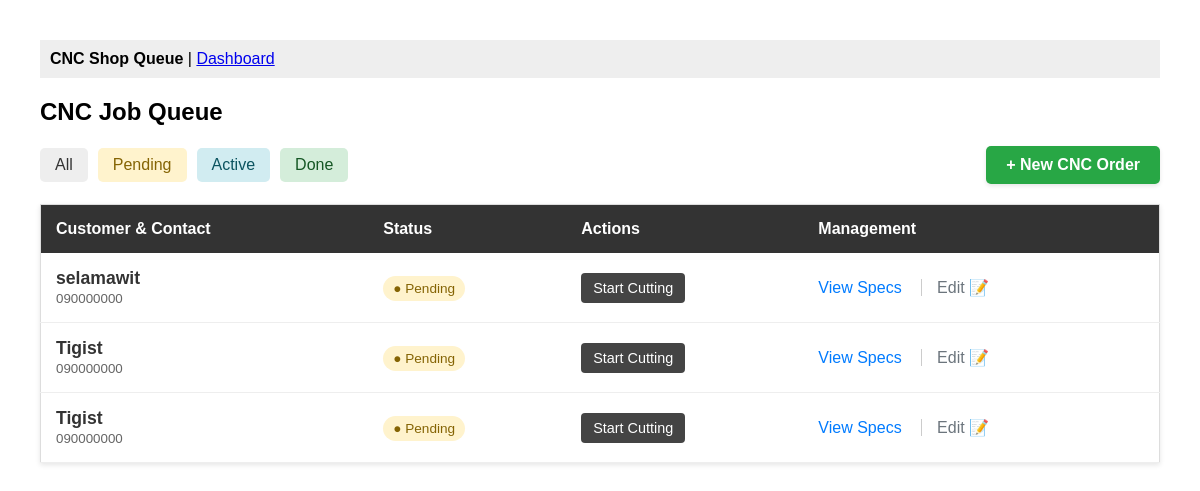
Before: /dashboard/ (signed in) with the older database file.
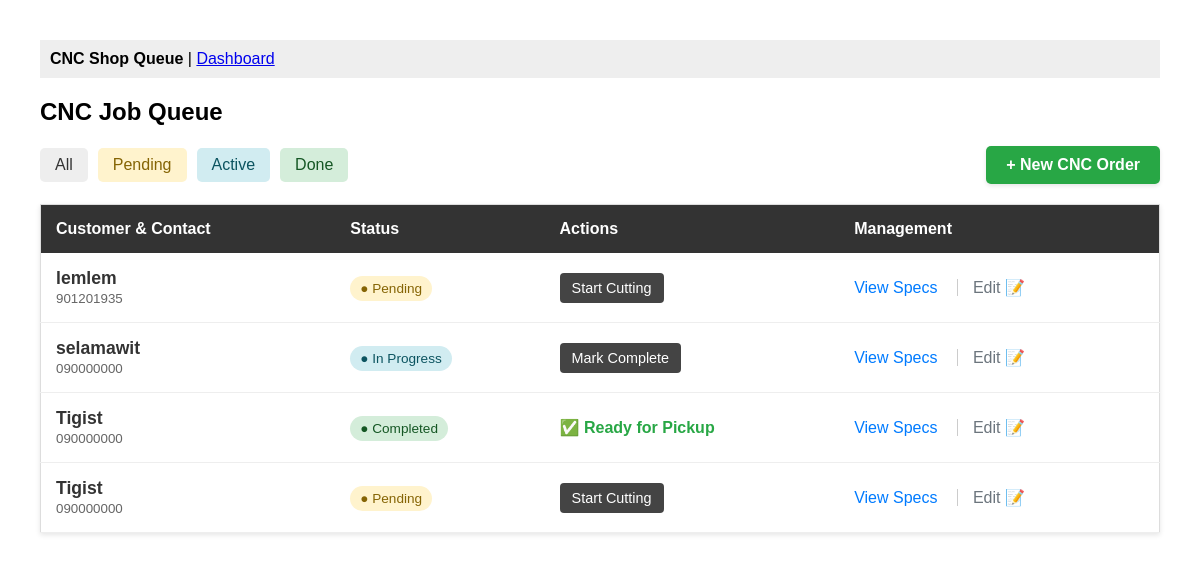
After: the same page with the newer database file.
### orders/models.py (models this page shows, shortened)
class Order(models.Model):
    STATUS_CHOICES = [
        ('Pending', 'Pending'),
        ('In Progress', 'In Progress'),
        ('Completed', 'Completed'),
        ('Delivered', 'Delivered'),
    ]
    user = models.ForeignKey(User, on_delete=models.CASCADE, related_name='orders')
    customer_name = models.CharField(max_length=255)
    customer_phone = models.CharField(max_length=20)
    total_price = models.DecimalField(max_digits=10, decimal_places=2, default=0.00)
    paid_balance = models.DecimalField(max_digits=10, decimal_places=2, default=0.00)
    delivery_date = models.DateField()
    status = models.CharField(max_length=20, choices=STATUS_CHOICES, default='Pending')
    logo_reference = models.CharField(max_length=255, blank=True, null=True, help_text="Text or image path for CNC")
    comment = models.TextField(blank=True, null=True)
    created_at = models.DateTimeField(auto_now_add=True)

### orders/views.py (the view)
# urls.py: path('dashboard/', DashboardView.as_view(), name='dashboard'),
class DashboardView(LoginRequiredMixin, ListView):
    model = Order
    template_name = 'orders/dashboard.html'
    context_object_name = 'orders'
    def get_queryset(self):
        queryset = Order.objects.all().order_by('-created_at')
        status_filter = self.request.GET.get('status')
        if status_filter:
            queryset = queryset.filter(status=status_filter)
        return queryset

### orders/templates/orders/dashboard.html (shortened to what this page needs)
{% extends 'base.html' %}
{% block content %}
    <h2 style="margin-bottom: 20px;">CNC Job Queue</h2>
    <div style="display: flex;
                justify-content: space-between;
                align-items: center;
                margin-bottom: 20px">
        <div style="display: flex; gap: 10px;">
            <a href="?status="
               style="text-decoration:none;
                      padding: 8px 15px;
                      border-radius: 5px;
                      background: #eee;
                      color: #333">All</a>
            <a href="?status=Pending"
               style="text-decoration:none;
                      padding: 8px 15px;
                      border-radius: 5px;
                      background: #fff3cd;
                      color: #856404">Pending</a>
            <a href="?status=In Progress"
               style="text-decoration:none;
                      padding: 8px 15px;
                      border-radius: 5px;
                      background: #d1ecf1;
                      color: #0c5460">Active</a>
            <a href="?status=Completed"
               style="text-decoration:none;
                      padding: 8px 15px;
                      border-radius: 5px;
                      background: #d4edda;
                      color: #155724">Done</a>
        </div>
        <a href="/admin/orders/order/add/"
           style="background: #28a745;
                  color: white;
                  padding: 10px 20px;
                  border-radius: 5px;
                  text-decoration: none;
                  font-weight: bold;
                  box-shadow: 0 2px 4px rgba(0,0,0,0.1)">+ New CNC Order</a>
    </div>
    <table style="width:100%;
                  border-collapse: collapse;
                  background: white;
                  border: 1px solid #ddd;
                  box-shadow: 0 2px 5px rgba(0,0,0,0.1)">
        <thead>
            <tr style="background-color: #333; color: white; text-align: left;">
                <th style="padding: 15px;">Customer & Contact</th>
                <th style="padding: 15px;">Status</th>
                <th style="padding: 15px;">Actions</th>
                <th style="padding: 15px;">Management</th>
            </tr>
        </thead>
        <tbody>
            {% for order in orders %}
                <tr style="border-bottom: 1px solid #eee;">
                    <td style="padding: 15px;">
                        <strong style="font-size: 1.1em; color: #333;">{{ order.customer_name }}</strong>
                        <br>
                        <small style="color: #666;">{{ order.customer_phone|default:"No phone provided" }}</small>
                    </td>
                    <td style="padding: 15px;">
                        <span style="padding: 5px 10px;
                                     border-radius: 20px;
                                     font-size: 0.85em;
                                     background: {% if order.status == 'Pending' %}#fff3cd;
                                     color: #856404;
                                     {% elif order.status == 'In Progress' %}#d1ecf1;
                                     color: #0c5460;
                                     {% else %}#d4edda;
                                     color: #155724;
                                     {% endif %}">● {{ order.status }}</span>
                    </td>
                    <td style="padding: 15px;">
                        {% if order.status != 'Completed' %}
                            <form action="{% url 'update-status' order.id %}"
                                  method="POST"
                                  style="display:inline">
                                <button type="submit"
                                        style="background: #444;
                                               color: white;
                                               border: none;
                                               padding: 7px 12px;
                                               cursor: pointer;
                                               border-radius: 4px;
                                               font-size: 0.9em">
                                    {% if order.status == 'Pending' %}
                                        Start Cutting
                                    {% else %}
                                        Mark Complete
                                    {% endif %}
                                </button>
                            </form>
                        {% else %}
                            <span style="color: #28a745; font-weight: bold;">✅ Ready for Pickup</span>
                        {% endif %}
                    </td>
                    <td style="padding: 15px;">
                        <a href="{% url 'order-detail' order.id %}"
                           style="margin-right: 15px;
                                  color: #007bff;
                                  text-decoration: none">View Specs</a>
                        <a href="/admin/orders/order/{{ order.id }}/change/"
                           style="color: #6c757d;
                                  text-decoration: none;
                                  border-left: 1px solid #ccc;
                                  padding-left: 15px">Edit 📝</a>
                    </td>
                </tr>
            {% empty %}
                <tr>
                    <td colspan="4" style="padding: 20px; text-align: center; color: #999;">The queue is currently empty.</td>
                </tr>
            {% endfor %}
        </tbody>
    </table>
{% endblock content %}

### templates/base.html (shortened to what this page needs)
<!DOCTYPE html>
<html lang="en">
    <head>
    </head>
    <body>
        <nav>
            <strong>CNC Shop Queue</strong> |
            <a href="{% url 'dashboard' %}">Dashboard</a>
        </nav>
        {% block content %}
        {% endblock content %}
    </body>
</html>

### templates/base.html (style rules this page uses)
body { font-family: sans-serif; margin: 40px; }
nav { margin-bottom: 20px; padding: 10px; background: #eee; }

Changed rows visible on the page:
added Order: customer_name "lemlem", customer_phone "901201935", status "Pending", shows "Start Cutting"
changed Order "selamawit": status "Pending" → "In Progress"; status "Start Cutting" → "Mark Complete"
changed Order: status "Pending" → "Completed"; status "Start Cutting" → "✅ Ready for Pickup"
